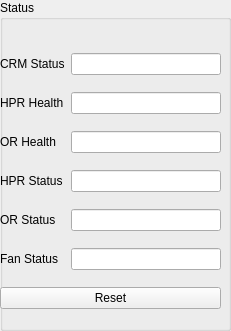
                    <widget class="QGroupBox" name="groupBox_crm1_2">
                     <property name="geometry">
                      <rect>
                       <x>440</x>
                       <y>0</y>
                       <width>231</width>
                       <height>331</height>
                      </rect>
                     </property>
                     <property name="title">
                      <string>Status</string>
                     </property>
                     <widget class="QWidget" name="layoutWidget">
                      <property name="geometry">
                       <rect>
                        <x>0</x>
                        <y>42</y>
                        <width>221</width>
                        <height>278</height>
                       </rect>
                      </property>
                      <layout class="QGridLayout" name="gridLayout_21">
                       <item row="0" column="0">
                        <widget class="QLabel" name="label_crm_status_2">
                         <property name="text">
                          <string>CRM Status</string>
                         </property>
                        </widget>
                       </item>
                       <item row="5" column="0">
                        <widget class="QLabel" name="label_fan_status_2">
                         <property name="text">
                          <string>Fan Status</string>
                         </property>
                        </widget>
                       </item>
                       <item row="2" column="1">
                        <widget class="QLineEdit" name="lineEdit_or_health_2">
                         <property name="readOnly">
                          <bool>true</bool>
                         </property>
                        </widget>
                       </item>
                       <item row="4" column="1">
                        <widget class="QLineEdit" name="lineEdit_or_status_2">
                         <property name="readOnly">
                          <bool>true</bool>
                         </property>
                        </widget>
                       </item>
                       <item row="0" column="1">
                        <widget class="QLineEdit" name="lineEdit_crm_status_2">
                         <property name="readOnly">
                          <bool>true</bool>
                         </property>
                        </widget>
                       </item>
                       <item row="1" column="0">
                        <widget class="QLabel" name="label_hpr_health_2">
                         <property name="text">
                          <string>HPR Health</string>
                         </property>
                        </widget>
                       </item>
                       <item row="3" column="0">
                        <widget class="QLabel" name="label_hpr_status_2">
                         <property name="text">
                          <string>HPR Status</string>
                         </property>
                        </widget>
                       </item>
                       <item row="3" column="1">
                        <widget class="QLineEdit" name="lineEdit_hpr_status_2">
                         <property name="readOnly">
                          <bool>true</bool>
                         </property>
                        </widget>
                       </item>
                       <item row="2" column="0">
                        <widget class="QLabel" name="label_or_health_2">
                         <property name="text">
                          <string>OR Health</string>
                         </property>
                        </widget>
                       </item>
                       <item row="1" column="1">
                        <widget class="QLineEdit" name="lineEdit_hpr_health_2">
                         <property name="readOnly">
                          <bool>true</bool>
                         </property>
                        </widget>
                       </item>
                       <item row="6" column="0" colspan="2">
                        <widget class="QPushButton" name="pushButton_reset_crm_2">
                         <property name="text">
                          <string>Reset</string>
                         </property>
                        </widget>
                       </item>
                       <item row="4" column="0">
                        <widget class="QLabel" name="label_or_status_2">
                         <property name="text">
                          <string>OR Status</string>
                         </property>
                        </widget>
                       </item>
                       <item row="5" column="1">
                        <widget class="QLineEdit" name="lineEdit_fan_status_2">
                         <property name="readOnly">
                          <bool>true</bool>
                         </property>
                        </widget>
                       </item>
                      </layout>
                     </widget>
                    </widget>
